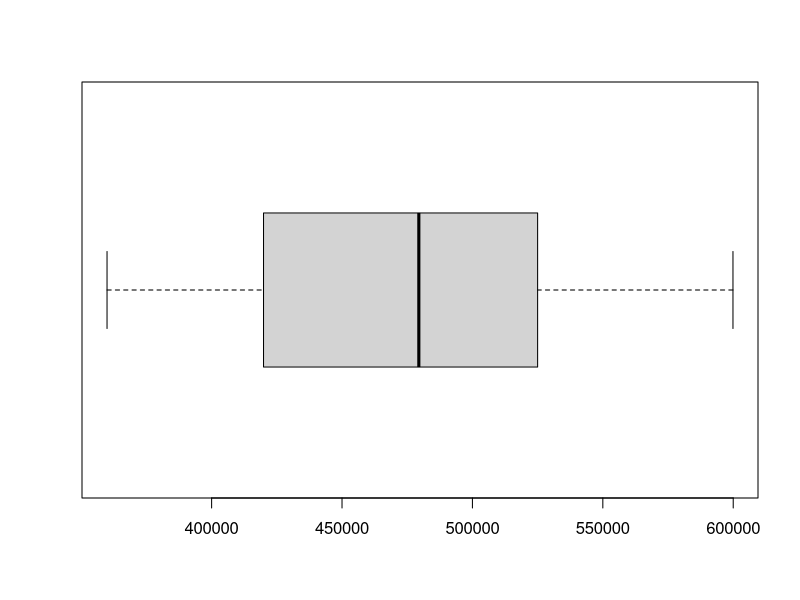
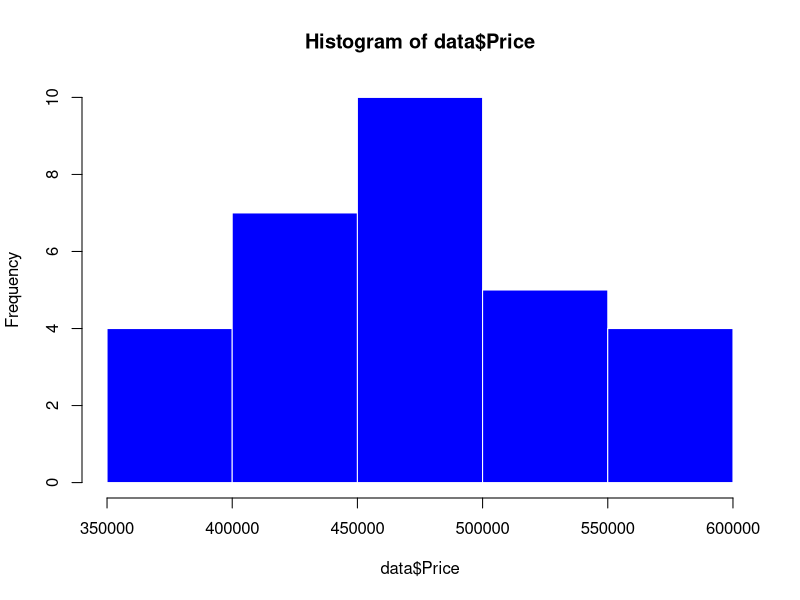
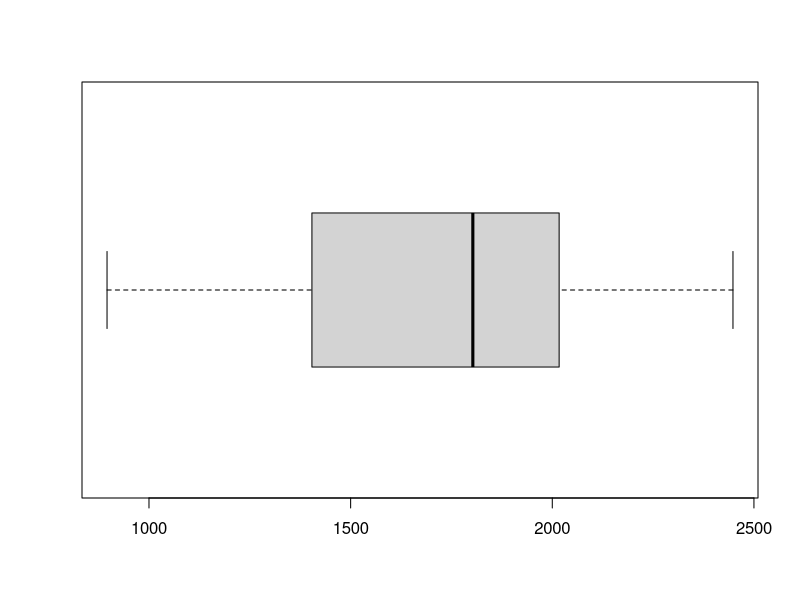
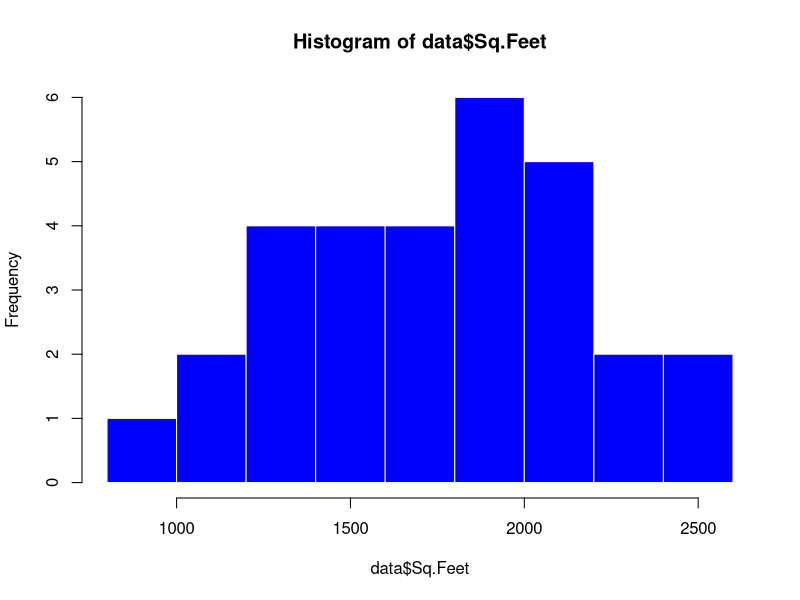
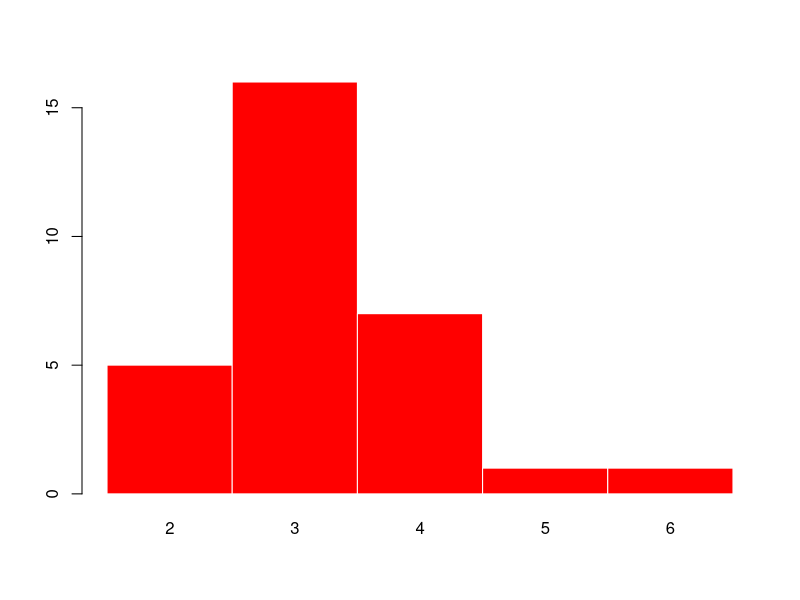
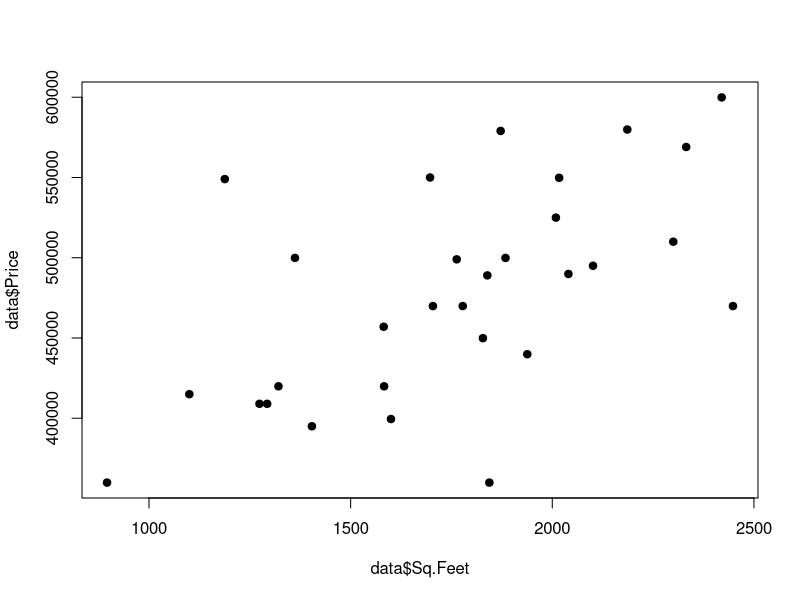
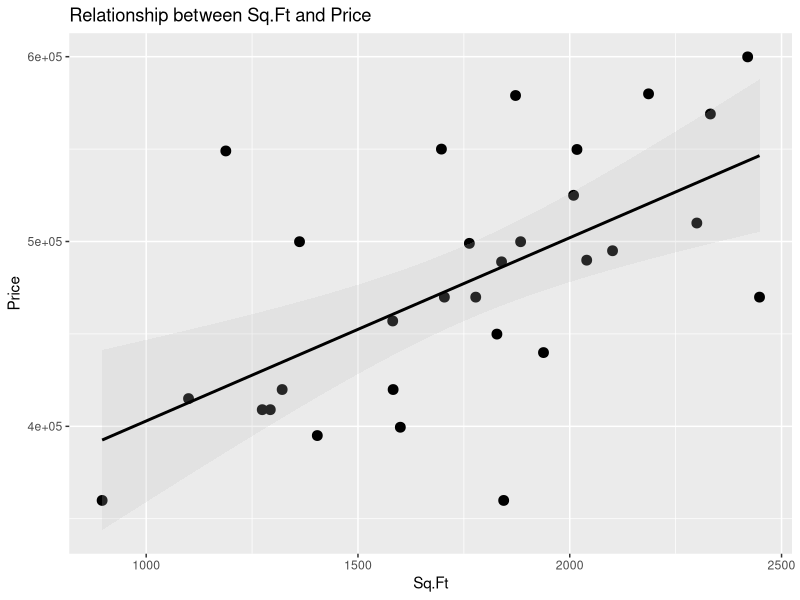
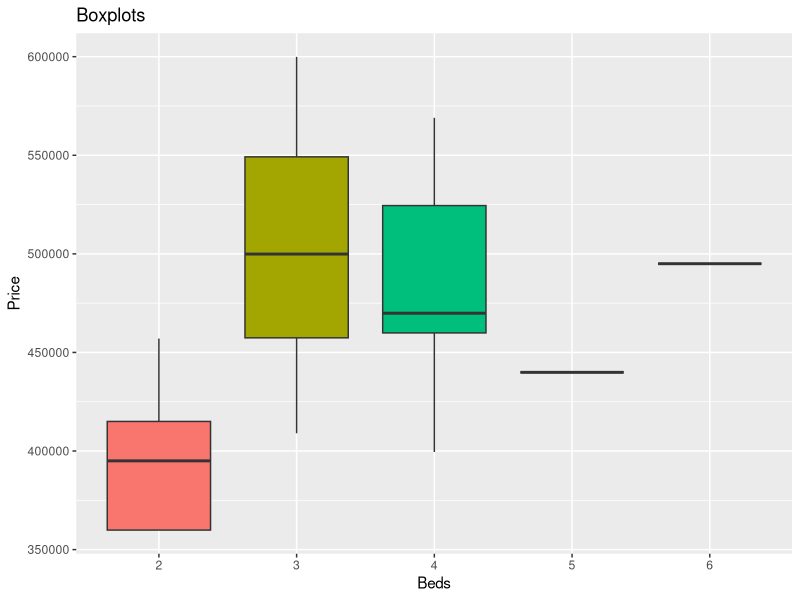

Recreate these plots in R, in order.
## ---- chunk 1
data <- read.csv("HousePriceData.csv", stringsAsFactors = F)
head(data)
## ---- chunk 2
summary(data$Price)
## ---- chunk 3
boxplot(data$Price, horizontal = T)
## ---- chunk 4
hist(data$Price, border = 0, col = "blue")
## ---- chunk 5
summary(data$Sq.Feet)
## ---- chunk 6
boxplot(data$Sq.Feet, horizontal = T)
## ---- chunk 7
hist(data$Sq.Feet, border = 0, col = "blue")
## ---- chunk 8
barplot(table(as.factor(data$Beds)), space = 0,border = 0,  col = "red")
## ---- chunk 9
table(as.factor(data$Baths))
## ---- chunk 10
apply(data[,2:5], MARGIN = 2, mean)
## ---- chunk 11
dt <- rbind(apply(data[,2:5], MARGIN = 2, var),
            apply(data[2:5], MARGIN = 2, sd),
            apply(data[2:5], MARGIN = 2,function(data){sd(data)/mean(data)}))
row.names(dt) <- c("var","sd","cv")
dt
## ---- chunk 12
plot(data$Sq.Feet, data$Price, pch = 19)
## ---- chunk 13
cor(data$Sq.Feet, data$Price)
## ---- chunk 14
library(ggplot2)
# library(ggthemes)
## ---- chunk 15
ggplot(data = data, aes(x = Sq.Feet, y = Price))+
    geom_point(size = 3)+
    geom_smooth(method ="lm",alpha = 0.2, colour = 'black', fill = 'grey')+
    labs(title = "Relationship between Sq.Ft and Price",
         x = "Sq.Ft",
         y = "Price")
## ---- chunk 16
data$Beds <- as.factor(data$Beds)
data$Baths <- as.factor(data$Baths)
## ---- chunk 17
ggplot(data = data, aes(x = Beds, y = Price), fill = Beds)+
    geom_boxplot(aes(fill=Beds))+
    labs(title="Boxplots",xlab="Beds")+
    theme(legend.position="none")
## ---- chunk 18
ggplot(data = data, aes(x = Baths, y = Price), fill = Baths)+
    geom_boxplot(aes(fill=Baths))+
    labs(title="Boxplots",xlab="Baths")+
    theme(legend.position="none")
